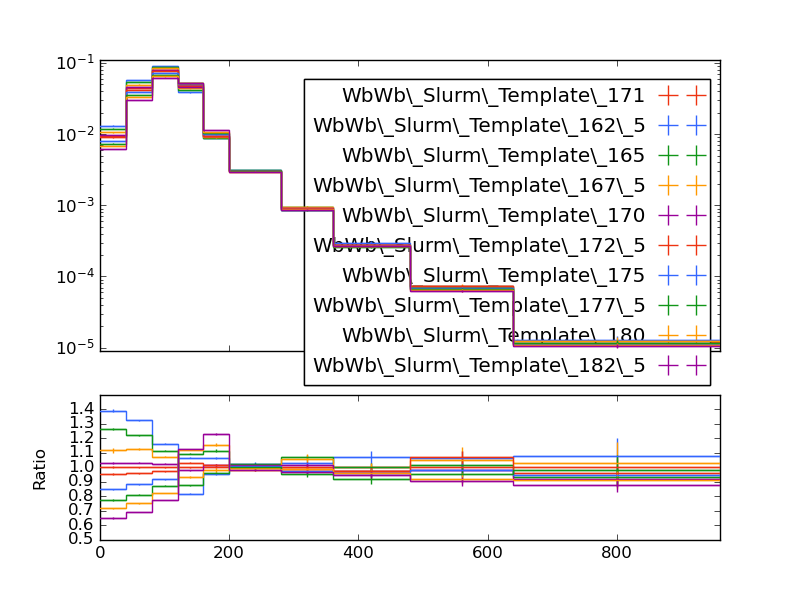

This figure's Python source:
#! /usr/bin/env python

# This Python script was auto-generated using YODA v2.0.1.
# Analysis object: /WbWb_singlelepton/m_bl
# Timestamp: 12-01-2026 (12:51:18)

import matplotlib as mpl
import matplotlib.pyplot as plt
mpl.use('Agg') # comment out for interactive use
import os
import numpy as np

plotDir = os.path.split(os.path.realpath(__file__))[0]
if 'YODA_USER_PLOT_PATH' in globals():
    plot_outdir = globals()['YODA_USER_PLOT_PATH']
else:
    plot_outdir = plotDir

#plot style
plt.style.use(os.path.join(plotDir, '../default.mplstyle'))

plt.rcParams['text.usetex'] = False
plt.style.use(['classic'])
plt.rc('font', family='DejaVu Sans')
# plot metadata
figW, figH = plt.rcParams['figure.figsize']
ax_xLabel = r''
ax_yLabel = r''
ax_title  = r''
ax_xScale = 'linear'
ax_yScale = 'log'
xLims = (0.0, 960.0)
yLims = (9e-06, 0.11000000000000001)

# TeX-friendly labels for the legend
labels = {
    'legend' : ([ r"WbWb\_Slurm\_Template\_171", r"WbWb\_Slurm\_Template\_162\_5", r"WbWb\_Slurm\_Template\_165", r"WbWb\_Slurm\_Template\_167\_5", r"WbWb\_Slurm\_Template\_170", r"WbWb\_Slurm\_Template\_172\_5", r"WbWb\_Slurm\_Template\_175", r"WbWb\_Slurm\_Template\_177\_5", r"WbWb\_Slurm\_Template\_180", r"WbWb\_Slurm\_Template\_182\_5" ], r""),
}

# Adjust canvas width and height
canvasW = 10.0
canvasH = 9.0
figW *= canvasW/10.
figH *= canvasH/9.

# Create figure and axis objects
fig, (ax, ratio0_ax) = plt.subplots(2, 1, sharex=True,
                  figsize=(figW,figH), gridspec_kw={'height_ratios': (6.0, 3.0)})

# Set figure margins
plt.subplots_adjust(
    left   = 1.0 * plt.rcParams['figure.subplot.left'],
    right  = 1.0 * plt.rcParams['figure.subplot.right'],
    top    = 1.0 * plt.rcParams['figure.subplot.top'],
    bottom = 1.0 * plt.rcParams['figure.subplot.bottom'])

ratio0_ax.yaxis.set_major_locator(mpl.ticker.MultipleLocator(0.1))
ratio0_ax.set_ylim(0.5, 1.4999)
ratio0_ax.set_ylabel('Ratio')

# the numerical data is stored in a separate file
dataf = dict()
prefix = os.path.split(__file__)[0]
if prefix:    prefix = prefix + '/'
exec(open(prefix+'m_bl__data.py').read(), dataf)


legend_handles = dict() # keep track of handles for the legend

# style options for curves
# starts at zorder>=5 to draw curve on top of legend
styles = {
  'WbWb_LO_PS_Had_171/Analysis/WbWb_Slurm_Template_171.yoda.gz': {
    'color' : '#EE3311',
    'linestyle' : '-',
    'linewidth' : 1,
    'marker' : 'none',
    'markersize' : 2,
    'capsize' : 0.0,
    'zorder' : 5,
    'histstyle' : 1,
    'drawstyle' : 'steps-pre',
    'xerrorbars' : 1,
    'yerrorbars' : 1,
    'fillcolor' : None,
    'fillopacity' : 1.0,
    'ratio0_linestyle' : '-',
    'ratio0_linewidth' : 1,
    'ratio0_marker' : 'none',
    'ratio0_markersize' : 2,
    'ratio0_capsize' : 0.0,
    'ratio0_zorder' : 5,
    'ratio0_histstyle' : 1,
    'ratio0_drawstyle' : 'steps-pre',
    'ratio0_xerrorbars' : 1,
    'ratio0_yerrorbars' : 1,
  },
  'WbWb_LO_PS_Had_162/Analysis/WbWb_Slurm_Template_162_5.yoda.gz': {
    'color' : '#3366FF',
    'linestyle' : '-',
    'linewidth' : 1,
    'marker' : 'none',
    'markersize' : 2,
    'capsize' : 0.0,
    'zorder' : 6,
    'histstyle' : 1,
    'drawstyle' : 'steps-pre',
    'xerrorbars' : 1,
    'yerrorbars' : 1,
    'fillcolor' : None,
    'fillopacity' : 1.0,
    'ratio0_linestyle' : '-',
    'ratio0_linewidth' : 1,
    'ratio0_marker' : 'none',
    'ratio0_markersize' : 2,
    'ratio0_capsize' : 0.0,
    'ratio0_zorder' : 6,
    'ratio0_histstyle' : 1,
    'ratio0_drawstyle' : 'steps-pre',
    'ratio0_xerrorbars' : 1,
    'ratio0_yerrorbars' : 1,
  },
  'WbWb_LO_PS_Had_165/Analysis/WbWb_Slurm_Template_165.yoda.gz': {
    'color' : '#109618',
    'linestyle' : '-',
    'linewidth' : 1,
    'marker' : 'none',
    'markersize' : 2,
    'capsize' : 0.0,
    'zorder' : 7,
    'histstyle' : 1,
    'drawstyle' : 'steps-pre',
    'xerrorbars' : 1,
    'yerrorbars' : 1,
    'fillcolor' : None,
    'fillopacity' : 1.0,
    'ratio0_linestyle' : '-',
    'ratio0_linewidth' : 1,
    'ratio0_marker' : 'none',
    'ratio0_markersize' : 2,
    'ratio0_capsize' : 0.0,
    'ratio0_zorder' : 7,
    'ratio0_histstyle' : 1,
    'ratio0_drawstyle' : 'steps-pre',
    'ratio0_xerrorbars' : 1,
    'ratio0_yerrorbars' : 1,
  },
  'WbWb_LO_PS_Had_167/Analysis/WbWb_Slurm_Template_167_5.yoda.gz': {
    'color' : '#FF9900',
    'linestyle' : '-',
    'linewidth' : 1,
    'marker' : 'none',
    'markersize' : 2,
    'capsize' : 0.0,
    'zorder' : 8,
    'histstyle' : 1,
    'drawstyle' : 'steps-pre',
    'xerrorbars' : 1,
    'yerrorbars' : 1,
    'fillcolor' : None,
    'fillopacity' : 1.0,
    'ratio0_linestyle' : '-',
    'ratio0_linewidth' : 1,
    'ratio0_marker' : 'none',
    'ratio0_markersize' : 2,
    'ratio0_capsize' : 0.0,
    'ratio0_zorder' : 8,
    'ratio0_histstyle' : 1,
    'ratio0_drawstyle' : 'steps-pre',
    'ratio0_xerrorbars' : 1,
    'ratio0_yerrorbars' : 1,
  },
  'WbWb_LO_PS_Had_170/Analysis/WbWb_Slurm_Template_170.yoda.gz': {
    'color' : '#990099',
    'linestyle' : '-',
    'linewidth' : 1,
    'marker' : 'none',
    'markersize' : 2,
    'capsize' : 0.0,
    'zorder' : 9,
    'histstyle' : 1,
    'drawstyle' : 'steps-pre',
    'xerrorbars' : 1,
    'yerrorbars' : 1,
    'fillcolor' : None,
    'fillopacity' : 1.0,
    'ratio0_linestyle' : '-',
    'ratio0_linewidth' : 1,
    'ratio0_marker' : 'none',
    'ratio0_markersize' : 2,
    'ratio0_capsize' : 0.0,
    'ratio0_zorder' : 9,
    'ratio0_histstyle' : 1,
    'ratio0_drawstyle' : 'steps-pre',
    'ratio0_xerrorbars' : 1,
    'ratio0_yerrorbars' : 1,
  },
  'WbWb_LO_PS_Had_172/Analysis/WbWb_Slurm_Template_172_5.yoda.gz': {
    'color' : '#EE3311',
    'linestyle' : '-',
    'linewidth' : 1,
    'marker' : 'none',
    'markersize' : 2,
    'capsize' : 0.0,
    'zorder' : 10,
    'histstyle' : 1,
    'drawstyle' : 'steps-pre',
    'xerrorbars' : 1,
    'yerrorbars' : 1,
    'fillcolor' : None,
    'fillopacity' : 1.0,
    'ratio0_linestyle' : '-',
    'ratio0_linewidth' : 1,
    'ratio0_marker' : 'none',
    'ratio0_markersize' : 2,
    'ratio0_capsize' : 0.0,
    'ratio0_zorder' : 10,
    'ratio0_histstyle' : 1,
    'ratio0_drawstyle' : 'steps-pre',
    'ratio0_xerrorbars' : 1,
    'ratio0_yerrorbars' : 1,
  },
  'WbWb_LO_PS_Had_175/Analysis/WbWb_Slurm_Template_175.yoda.gz': {
    'color' : '#3366FF',
    'linestyle' : '-',
    'linewidth' : 1,
    'marker' : 'none',
    'markersize' : 2,
    'capsize' : 0.0,
    'zorder' : 11,
    'histstyle' : 1,
    'drawstyle' : 'steps-pre',
    'xerrorbars' : 1,
    'yerrorbars' : 1,
    'fillcolor' : None,
    'fillopacity' : 1.0,
    'ratio0_linestyle' : '-',
    'ratio0_linewidth' : 1,
    'ratio0_marker' : 'none',
    'ratio0_markersize' : 2,
    'ratio0_capsize' : 0.0,
    'ratio0_zorder' : 11,
    'ratio0_histstyle' : 1,
    'ratio0_drawstyle' : 'steps-pre',
    'ratio0_xerrorbars' : 1,
    'ratio0_yerrorbars' : 1,
  },
  'WbWb_LO_PS_Had_177/Analysis/WbWb_Slurm_Template_177_5.yoda.gz': {
    'color' : '#109618',
    'linestyle' : '-',
    'linewidth' : 1,
    'marker' : 'none',
    'markersize' : 2,
    'capsize' : 0.0,
    'zorder' : 12,
    'histstyle' : 1,
    'drawstyle' : 'steps-pre',
    'xerrorbars' : 1,
    'yerrorbars' : 1,
    'fillcolor' : None,
    'fillopacity' : 1.0,
    'ratio0_linestyle' : '-',
    'ratio0_linewidth' : 1,
    'ratio0_marker' : 'none',
    'ratio0_markersize' : 2,
    'ratio0_capsize' : 0.0,
    'ratio0_zorder' : 12,
    'ratio0_histstyle' : 1,
    'ratio0_drawstyle' : 'steps-pre',
    'ratio0_xerrorbars' : 1,
    'ratio0_yerrorbars' : 1,
  },
  'WbWb_LO_PS_Had_180/Analysis/WbWb_Slurm_Template_180.yoda.gz': {
    'color' : '#FF9900',
    'linestyle' : '-',
    'linewidth' : 1,
    'marker' : 'none',
    'markersize' : 2,
    'capsize' : 0.0,
    'zorder' : 13,
    'histstyle' : 1,
    'drawstyle' : 'steps-pre',
    'xerrorbars' : 1,
    'yerrorbars' : 1,
    'fillcolor' : None,
    'fillopacity' : 1.0,
    'ratio0_linestyle' : '-',
    'ratio0_linewidth' : 1,
    'ratio0_marker' : 'none',
    'ratio0_markersize' : 2,
    'ratio0_capsize' : 0.0,
    'ratio0_zorder' : 13,
    'ratio0_histstyle' : 1,
    'ratio0_drawstyle' : 'steps-pre',
    'ratio0_xerrorbars' : 1,
    'ratio0_yerrorbars' : 1,
  },
  'WbWb_LO_PS_Had_182/Analysis/WbWb_Slurm_Template_182_5.yoda.gz': {
    'color' : '#990099',
    'linestyle' : '-',
    'linewidth' : 1,
    'marker' : 'none',
    'markersize' : 2,
    'capsize' : 0.0,
    'zorder' : 14,
    'histstyle' : 1,
    'drawstyle' : 'steps-pre',
    'xerrorbars' : 1,
    'yerrorbars' : 1,
    'fillcolor' : None,
    'fillopacity' : 1.0,
    'ratio0_linestyle' : '-',
    'ratio0_linewidth' : 1,
    'ratio0_marker' : 'none',
    'ratio0_markersize' : 2,
    'ratio0_capsize' : 0.0,
    'ratio0_zorder' : 14,
    'ratio0_histstyle' : 1,
    'ratio0_drawstyle' : 'steps-pre',
    'ratio0_xerrorbars' : 1,
    'ratio0_yerrorbars' : 1,
  },
}

# curve from input yoda files in main panel
for label, yvals in dataf['yvals'].items():
    if all(np.isnan(v) for v in dataf['yvals'][label]):
        continue
    tmp = None
    if styles[label]['histstyle']: # draw as histogram
        xpos = dataf['xedges'][label] if styles[label]['drawstyle'] else dataf['xpoints'][label]
        ypos = np.insert(yvals, 0, yvals[0]) if styles[label]['drawstyle'] else yvals
        if styles[label]['fillcolor']: # fill area below curve
            ax.fill_between(xpos, ypos, step='pre',
                            color=styles[label]['fillcolor'],
                            alpha=styles[label]['fillopacity'])
        tmp, = ax.plot(xpos, ypos,
                       color=styles[label]['color'],
                       linestyle=styles[label]['linestyle'],
                       linewidth=styles[label]['linewidth'],
                       drawstyle=styles[label]['drawstyle'], solid_joinstyle='miter',
                       zorder=styles[label]['zorder'], label=label)
    tmp = ax.errorbar(dataf['xpoints'][label], yvals,
                      xerr=np.array(dataf['xerrs'][label])*styles[label]['xerrorbars'],
                      yerr=np.array(dataf['yerrs'][label])*styles[label]['yerrorbars'],
                      fmt=styles[label]['marker'], capsize=styles[label]['capsize'],
                      markersize=styles[label]['markersize'],
                      ecolor=styles[label]['color'],
                      color=styles[label]['color'], zorder=styles[label]['zorder'])
    tmp[-1][0].set_linestyle(styles[label]['linestyle'])
    tmp[-1][0].set_linewidth(styles[label]['linewidth'])
    if label in dataf['add_legend_handle']:  legend_handles[label] = tmp
    for varLabel in dataf['variation_yvals'].keys():
        if varLabel.startswith(label):
            tmp, = ax.plot(dataf['xedges'][label], dataf['variation_yvals'][varLabel],
                           color=styles[label]['color'],
                           linestyle=styles[label]['linestyle'],
                           linewidth=styles[label]['linewidth'],
                           drawstyle='steps-pre', solid_joinstyle='miter',
                           zorder=styles[label]['zorder'], alpha=0.5)


# plots on ratio panel
# curve from input yoda files in ratio panel
for label, yvals in dataf['ratio0_yvals'].items():
    if all(np.isnan(v) for v in yvals):
        continue
    if styles[label]['ratio0_histstyle']: # plot as histogram
        xpos = dataf['xedges']['WbWb_LO_PS_Had_171/Analysis/WbWb_Slurm_Template_171.yoda.gz'] if styles[label]['ratio0_drawstyle'] else dataf['xpoints']['WbWb_LO_PS_Had_171/Analysis/WbWb_Slurm_Template_171.yoda.gz']
        ypos = np.insert(yvals, 0, yvals[0]) if styles[label]['ratio0_drawstyle'] else yvals
        ratio0_ax.plot(xpos, ypos,
                       color=styles[label]['color'],
                       linewidth=styles[label]['linewidth'],
                       linestyle=styles[label]['ratio0_linestyle'],
                       drawstyle=styles[label]['ratio0_drawstyle'], zorder=styles[label]['zorder'],
                       solid_joinstyle='miter')
    tmp = ratio0_ax.errorbar(dataf['xpoints']['WbWb_LO_PS_Had_171/Analysis/WbWb_Slurm_Template_171.yoda.gz'], yvals,
                             xerr=np.array(dataf['ref_xerrs'])*styles[label]['ratio0_xerrorbars'],
                             yerr=np.array(dataf['ratio0_yerrs'][label])*styles[label]['ratio0_yerrorbars'],
                             fmt=styles[label]['ratio0_marker'], capsize=styles[label]['ratio0_capsize'],
                             markersize=styles[label]['ratio0_markersize'],
                             ecolor=styles[label]['color'],
                             color=styles[label]['color'])
    tmp[-1][0].set_linestyle(styles[label]['ratio0_linestyle'])
    tmp[-1][0].set_linewidth(styles[label]['ratio0_linewidth'])

    for varlabel in dataf['ratio0_variation_vals'].keys():
        if varlabel.startswith(label):
            ratio0_ax.plot(dataf['xedges']['WbWb_LO_PS_Had_171/Analysis/WbWb_Slurm_Template_171.yoda.gz'],
                            dataf['ratio0_variation_vals'][varlabel],
                            color=styles[label]['color'],
                            linestyle=styles[label]['linestyle'],
                            linewidth=styles[label]['linewidth'],
                            drawstyle='steps-pre', solid_joinstyle='miter',
                            zorder=1, alpha=0.5)

legend_items = list(legend_handles.values())
ax.add_artist(ax.legend(legend_items,
                        labels['legend'][0],
                        title=labels['legend'][1],
                        alignment='right',
                        loc='upper right',
                        bbox_to_anchor=(1.0, 0.97),markerfirst=False))

# set plot metadata as defined above
ratio0_ax.set_xlabel(ax_xLabel)
ratio0_ax.xaxis.set_label_coords(1., -0.15)
ax.set_ylabel(ax_yLabel, ha='right', va='top')
ax.yaxis.set_label_coords(-0.11, 1.0)
ax.set_title(ax_title, loc='left')
ax.set_xscale(ax_xScale)
ax.set_yscale(ax_yScale)
ax.set_xlim(xLims)
ax.set_ylim(yLims)

# tick formatting
plt.rcParams['xtick.top'] = True
plt.rcParams['ytick.right'] = True
ax.yaxis.set_major_locator(mpl.ticker.LogLocator(base=10.0, numticks=np.inf))
ax.yaxis.set_minor_locator(mpl.ticker.LogLocator(
                           base=10.0, subs=np.arange(0.1, 1, 0.1), numticks=np.inf))
fig.align_ylabels((ax, ratio0_ax))
plt.savefig(os.path.join(plot_outdir, 'm_bl.pdf'), format='PDF')
plt.savefig(os.path.join(plot_outdir, 'm_bl.png'), format='PNG')

plt.close(fig)
